Frame 1 (no input): blank canvas, image omitted
Frame 60 (the mouse pressed at the canvas centre just before this capture): blank canvas, image omitted
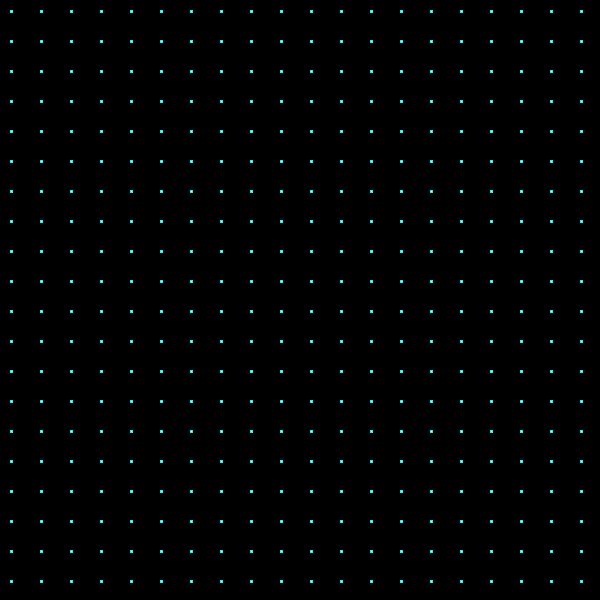
Frame 120 (the mouse held since frame 60 and released just before this capture)

The Processing sketch whose frames 1 and 60 were blank and that drew this single picture after the mouse press (run headless with seeded random() and noise(); from frame 60 on, the mouse is pressed at the canvas centre):

// Processing sketch: processing_39935
// ── processing_39935.pde

float rectSize = 1;

void setup() {
  
  size(600, 600);
}

void draw() {
  background(0, 0, 0, mouseX);
  for (int r = 10; r < 590; r = r + 30) {
    for (int j = 10; j < 590; j = j + 30) {
      rect(r, j, rectSize, rectSize);
      fill(random(mouseX, mouseY));
      stroke(5, height, width);
      }
    // when the mouse is over a little rectangle scale up variable 'size'
    if (mouseX > 0 && mouseY < 600) {
      rectSize = rectSize + 0.001;
      
    }
      else {
        rectSize = rectSize - 0.0001;
      }
  }
}

                
                                                
